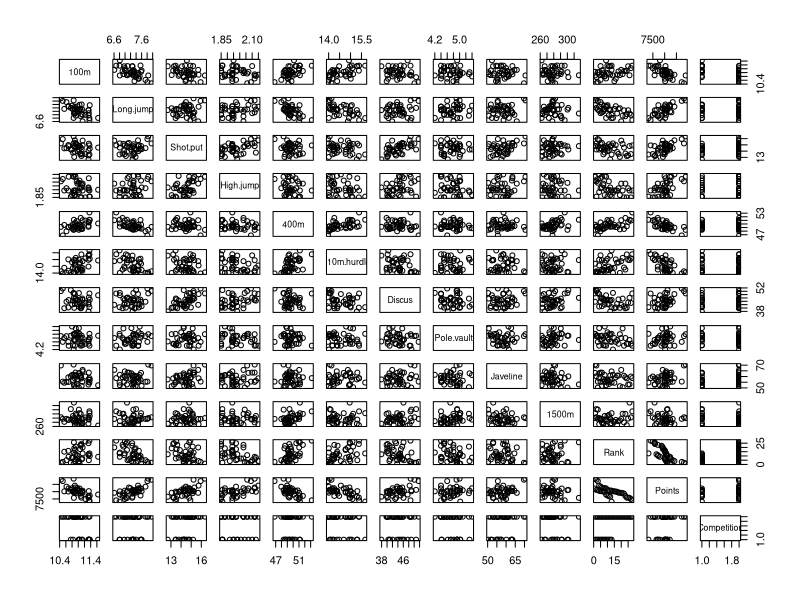
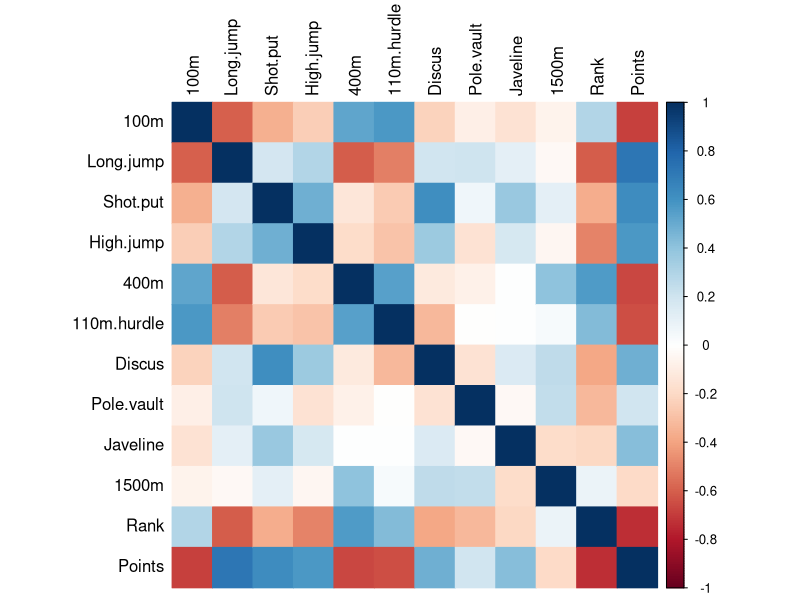
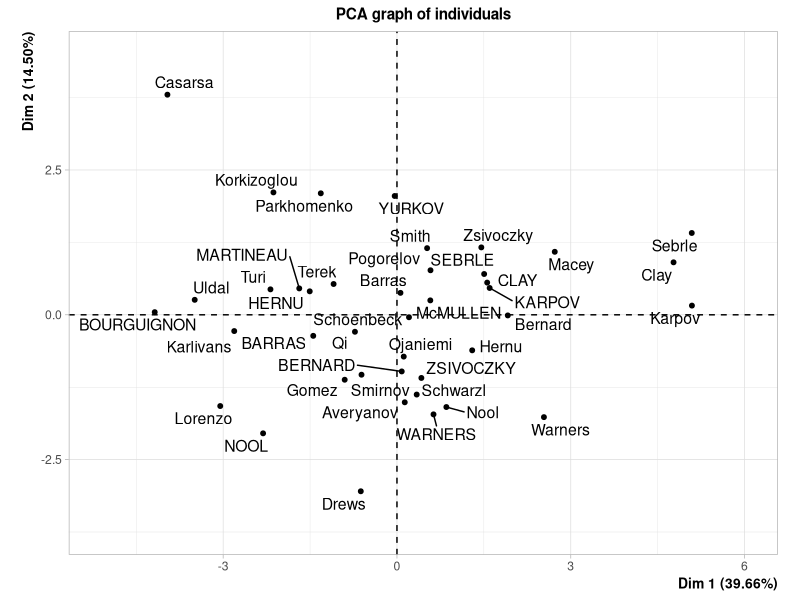
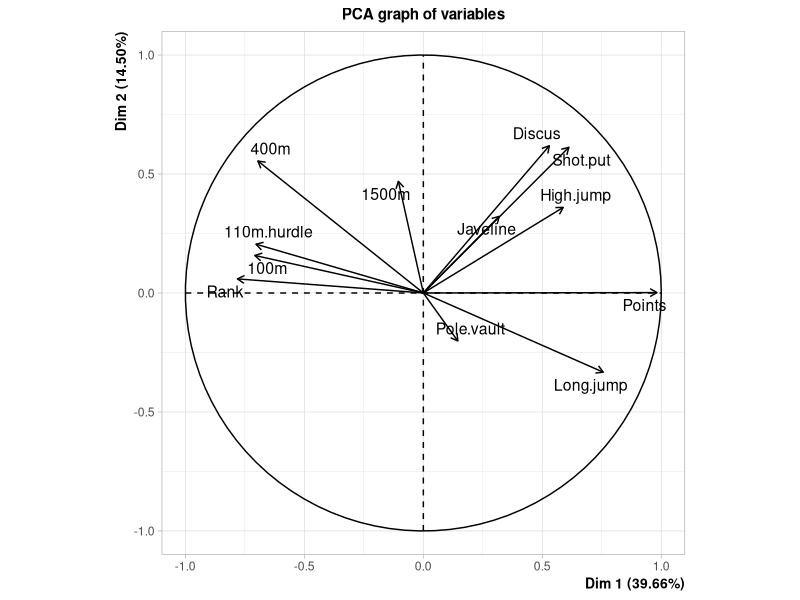
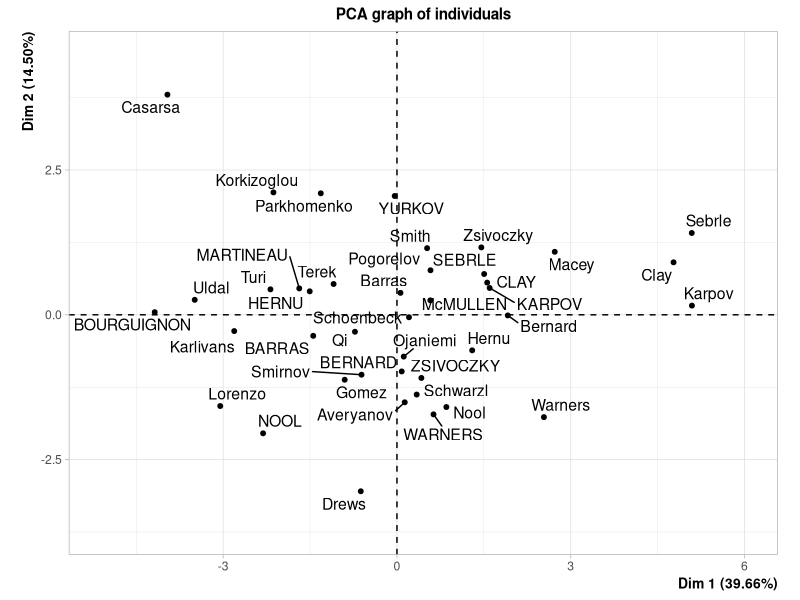

Recreate these plots in R, in order.
#install.packages("FactoMineR")
# install.packages("psych")
library(dplyr)
library(FactoMineR)
library(corrplot)
library(psych)

data("decathlon")
plot(decathlon)
# str(decathlon)

non_quant <- sapply(decathlon, function(x) !is.numeric(x))
quant <- select(decathlon, -Competition)
quant_no_points <- select(quant, -Points)

correlation_matrix <- cor(quant)
print(correlation_matrix)

corrplot(correlation_matrix, method = "color", tl.col = "black", tl.cex = 1, cl.cex = 0.8)

n<-nrow(quant)
cortest.bartlett(correlation_matrix, n)

KMO(quant)
KMO(quant_no_points)

pca_quant <- PCA(quant)
pca_quant$eig
# plot(pca_quant$eig[,1], type="o", main="Scree Plot")
# 
# pca_quant$var$coord
# pca_quant$var$coord[,1:2]
# 
# pca_quant$ind$coord[,1:2]
plot(pca_quant)
